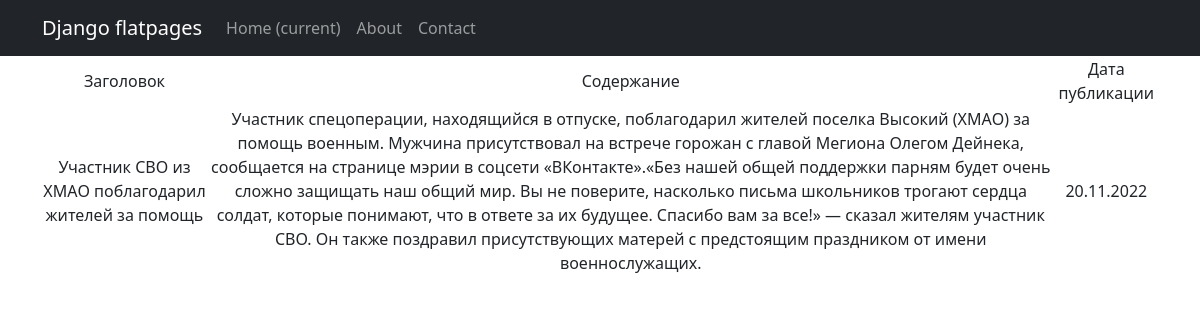
Screenshot of /news/3 with the database file from the repository.
### D5/models.py (models this page shows, shortened)
class Post(models.Model):
    news = 'nws'
    article = 'art'
    change = [(news, 'Новость'), (article, 'Статья')]
    author_id = models.ForeignKey(Author, on_delete=models.CASCADE)
    changes = models.CharField(choices=change, max_length=3)
    dt_create = models.DateTimeField(auto_now_add=True)
    category_id = models.ManyToManyField(Category, through='PostCategory')
    title = models.CharField(max_length=255)
    text = models.TextField()
    rank_post = models.IntegerField(default=0)

### D5/views.py (the view)
# urls.py: path('<int:id>', NewsDetail.as_view(), name='new'),
class NewsDetail(DetailView):
    model = Post
    template_name = 'new.html'
    context_object_name = 'new'
    pk_url_kwarg = 'id'

### templates/new.html (shortened to what this page needs)
{% extends 'flatpages/default.html' %}
{% block content %}
{% if new %}
    <table>
        <tr>
            <td>Заголовок</td>
            <td>Содержание</td>
            <td>Дата публикации</td>
        </tr>
        <tr>
            <td>{{new.title}}</td>
            <td>{{new.text}}</td>
            <td>{{new.dt_create|date:'d.m.Y'}}</td>
        </tr>
    </table>
{% else %}
    <h3>Нет такой новости</h3>
{% endif %}
{% endblock content %}

### rows the page displays
Post: title "Участник СВО из ХМАО поблагодарил жителей за помощь", text "Участник спецоперации, находящийся в отпуске, поблагодарил жителей поселка Высокий (ХМАО) за помощь военным. Мужчина присутствовал на встрече горожан с главой Мегиона Олегом Дейнека, сообщается на странице мэрии в соцсети «ВКонтакте».«Без нашей общей поддержки парням будет очень сложно защищать наш общий мир. Вы не поверите, насколько письма школьников трогают сердца солдат, которые понимают, что в ответе за их будущее. Спасибо вам за все!» — сказал жителям участник СВО. Он также поздравил присутствующих матерей с предстоящим праздником от имени военнослужащих.", dt_create "20.11.2022"
